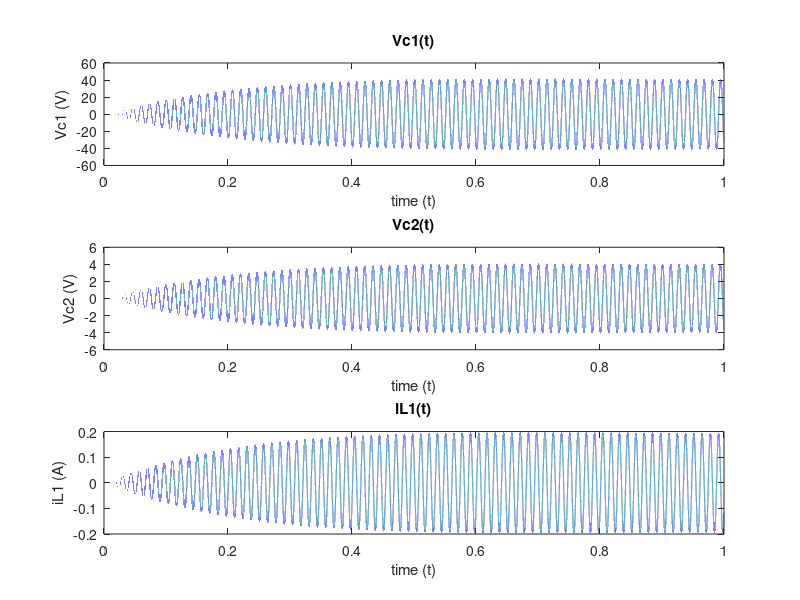

Write the MATLAB code that produced this figure.
clc
clear all
close all
%------------------------------------------------------------
% EE202 Project Part1
% By Ozgur Gulsuna
%Constants---------------------------------------------------
R=100;
L=1/2;
C1=10E-6;
C2=100E-6;

%Resolution in time and time span to be evaluated------------
resolution=1000000;
time_span=1;

%Coefficient Matrices----------------------------------------
A=[0,0,1/C1;0,-1/(R*C2),1/C2;-1/L,-1/L,0];
B=[0;0;1/L];

%Creating a linear time space--------------------------------
time=linspace(0,time_span,resolution);
increment=linspace(1,(resolution),(resolution));

%Empty state Matrix With time dimension----------------------
X=[0;0;0];
X=X*increment;

%Source Vector ----------------------------------------------
U=sin(150*pi*time);

%Main loop that evaluates the integral as a system ----------
for i=increment;
xx= A*X(:,i)+B*U(i);
if i>resolution-1
    break
end
X(:,i+1)=X(:,i)+xx*time_span/resolution;
end

%Plotting the Results----------------------------------------
figure();
subplot(3,1,1);
plot(time,X(1,:));
ylabel("Vc1 (V)");
xlabel("time (t)");
title("Vc1(t)");

subplot(3,1,2);
plot(time,X(2,:));
ylabel("Vc2 (V)");
xlabel("time (t)");
title("Vc2(t)");

subplot(3,1,3);
plot(time,X(3,:));
ylabel("iL1 (A)");
xlabel("time (t)");
title("iL1(t)");
